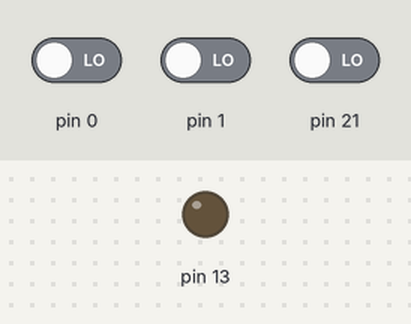
A sketch run on a simulated Arduino Mega 2560, built with avr-gcc and run on an emulated ATmega2560. Parts: output pins drawn as LEDs (lit = HIGH). Inputs (shaded band) come from the test bench; at power-on: pin 0 LOW, pin 1 LOW, pin 21 LOW.

Above: at 0.1 s.
At 13.6 s:
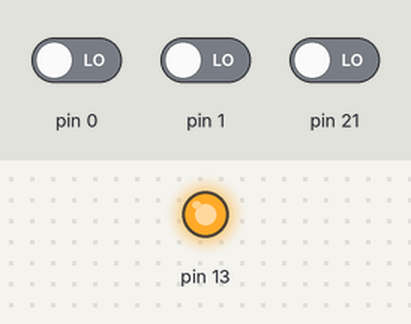
Timing chart, 0 to 15.1 s (numbered marks = the images above):
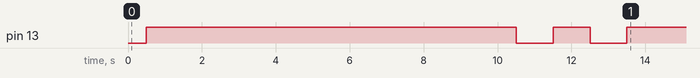

The sketch:

Light-Sensor-Test.ino
```cpp
#include <QTRSensors.h>

#define NUM_SENSORS   3     // number of sensors used
#define TIMEOUT       2500  // waits for 2500 microseconds for sensor outputs to go low
#define EMITTER_PIN   QTR_NO_EMITTER_PIN     // emitter is controlled by digital pin 2


//Sensor to Test
//by Pin Number
//Input either 0, 1, 20, or 21
const int SensorNum = 21;


// sensors 0 through 3 are connected to digital pins 0 through 3, respectively
QTRSensorsRC qtrrc((unsigned char[]) {SensorNum},
  NUM_SENSORS, TIMEOUT, EMITTER_PIN);
unsigned int sensorValues[NUM_SENSORS];

void setup() {
    delay(500);
    pinMode(13, OUTPUT);
    digitalWrite(13, HIGH);    // turn on Arduino's LED to indicate we are in calibration mode
    for (int i = 0; i < 400; i++)  // make the calibration take about 10 seconds
    {
     qtrrc.calibrate();       // reads all sensors 10 times at 2500 us per read (i.e. ~25 ms per call)
    }
    digitalWrite(13, LOW);     // turn off Arduino's LED to indicate we are through with calibration

    delay(1000);
    digitalWrite(13, HIGH);
    delay(1000);
    digitalWrite(13, LOW);
    delay(1000);
    digitalWrite(13, HIGH);
    delay(1000);
}

void loop() {
  // put your main code here, to run repeatedly:
  int value;
  qtrrc.read(sensorValues);
  value = sensorValues[0];
  if (value < 500)
    digitalWrite(13, HIGH);
  else
    digitalWrite(13, LOW);
}
```
